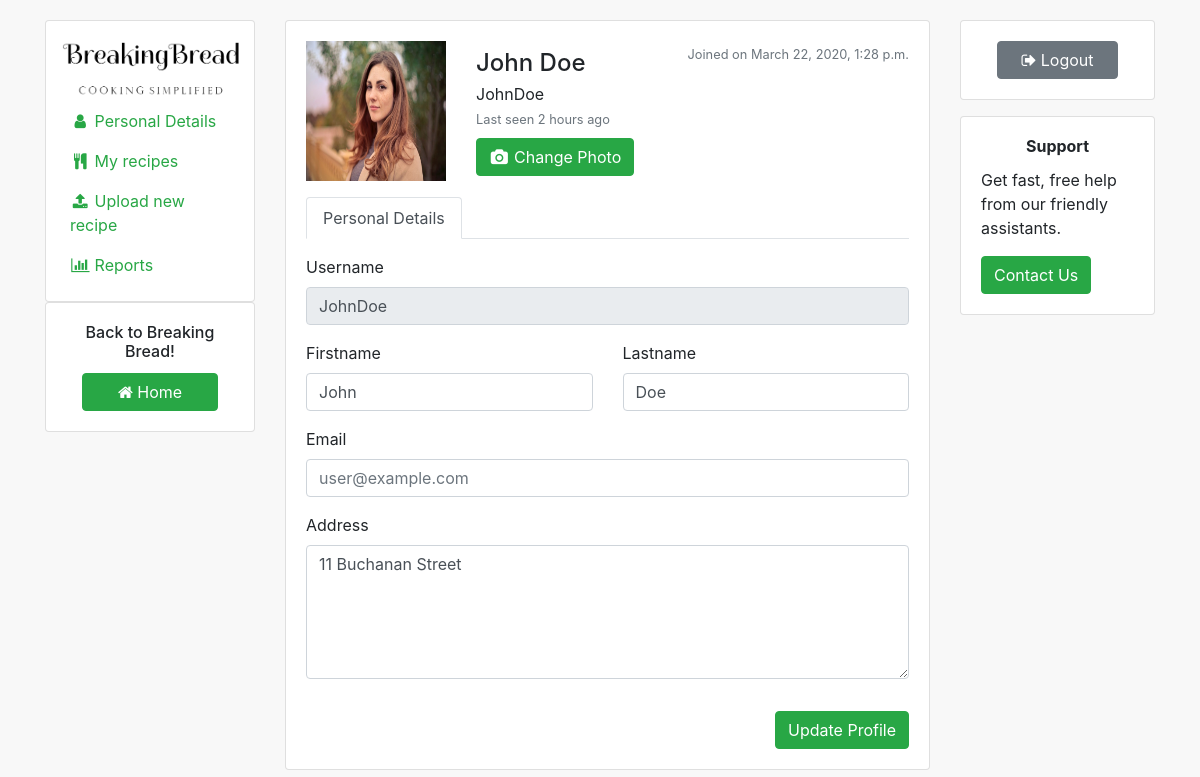
Page /breakingbread/my-details/ (signed in) on the committed database.
### breakingbread/models.py (models this page shows, shortened)
class UserProfile(models.Model):
    user=models.OneToOneField(User,on_delete=models.CASCADE)
    usertype=models.IntegerField(default=0)
    address=models.CharField(max_length=300,blank=True)
    address_hidden = models.BooleanField(default=False)
    picture=models.ImageField(upload_to='profile_images',blank=True)

### breakingbread/views.py (the view, shortened to what this page needs)
# urls.py: path('my-details/',views.user_details,name="details"),
@login_required
def user_details(request) :
    context_dict= {}
    updateSuccess = False
    current_profile = []
    try:
       current_profile = UserProfile.objects.get(user=request.user)
    except UserProfile.DoesNotExist:
        new_profile = { 'user': request.user,
                'usertype': 0,
                'address': '',
                'picture': ''
                }
        user = UserProfile.objects.get_or_create(user = new_profile['user'])[0]
        user.usertype = new_profile['usertype']
        user.address = new_profile['address']
        user.picture = new_profile['picture']
        user.save()
        current_profile = UserProfile.objects.get(user=request.user)
    context_dict = {"profile" : current_profile, "updateSuccess" : updateSuccess}
    return render(request, 'breakingbread/user-details.html',context=context_dict)

### templates/breakingbread/user-details.html (shortened to what this page needs)
{% load staticfiles %}
<!DOCTYPE html>
<html lang="en">
<head>
    <link href="http://netdna.bootstrapcdn.com/bootstrap/4.1.1/css/bootstrap.min.css" rel="stylesheet">
    <link href="https://maxcdn.bootstrapcdn.com/font-awesome/4.3.0/css/font-awesome.min.css" rel="stylesheet">
</head>
  <body>
    <div class="container">
    <div class="row flex-lg-nowrap">
      <div class="col-12 col-lg-auto mb-3" style="width: 240px;">
        <div class="card p-3">
          <a class="nav-brand" href="{% url 'breakingbread:index' %}">
            <img src="{% static 'images/core-img/bb_logo.png' %}" alt="">
          </a>
          <div class="e-navlist e-navlist--active-bg">
            <ul class="nav">
              <li class="nav-item"><a class="nav-link px-2 active" href="javascript:showDetails();"><i class="fa fa-fw fa-user mr-1"></i><span>Personal Details</span></a></li>
              <li class="nav-item"><a class="nav-link px-2" href="../recipes/{{ user }}/"><i class="fa fa-fw fa-cutlery mr-1"></i><span>My recipes</span></a></li>
              <li class="nav-item"><a class="nav-link px-2" href="javascript:uploadNewRecipe()"><i class="fa fa-fw fa fa-upload mr-1"></i><span>Upload new recipe</span></a></li>
              <li class="nav-item"><a class="nav-link px-2" href="javascript:showMyReports();"><i class="fa fa-fw fa fa-bar-chart mr-1"></i><span>Reports</span></a></li>
            </ul>
          </div>
        </div>
        <div class="card mb-3">
            <div class="card-body">
              <h6 class="card-title">Back to Breaking Bread!</h6>
              <div class="px-xl-3">
                <button class="btn btn-block btn-success" onclick="navigateToHomePage()">
                  <i class="fa fa-home"></i>
                  <span>Home</span>
                </button>
              </div>
            </div>
          </div>
      </div>
      <div class="col">
        <div class="row">
          <div class="col mb-3">
            <div class="card">
              <div class="card-body">
                <div class="e-profile">
                  <form class="form-detail" method="post" action="{% url 'breakingbread:details' %}" enctype="multipart/form-data">
                    <div class="row">
                      <div class="col-12 col-sm-auto mb-3">
                        <div class="mx-auto" style="width: 140px;">
                          <div class="d-flex justify-content-center align-items-center rounded" style="height: 140px; background-color: rgb(233, 236, 239);">
                              <img src="{{ MEDIA_URL }}{{ profile.picture }}" id="profilepic" class="profilepic" name="picture" height="140px" width="140px">
                          </div>
                        </div>
                      </div>
                      <div class="col d-flex flex-column flex-sm-row justify-content-between mb-3">
                        <div class="text-center text-sm-left mb-2 mb-sm-0">
                          <h4 class="pt-sm-2 pb-1 mb-0 text-nowrap">{{ user.first_name }} {{user.last_name }}</h4>
                          <p class="mb-0">{{ user.username }}</p>
                          <div class="text-muted"><small>Last seen 2 hours ago</small></div>
                          <div class="mt-2">
                            <button class="btn btn-success" type="button" onclick="openDialog()">
                              <i class="fa fa-fw fa-camera"></i>
                              <span>Change Photo</span>
                            </button>
                          </div>
                        </div>
                        <div class="text-center text-sm-right">
                          <div class="text-muted"><small>Joined on {{user.date_joined}}</small></div>
                        </div>
                      </div>
                    </div>
                    <ul class="nav nav-tabs">
                      <li class="nav-item"><a href="" class="active nav-link" id="formTitle">Personal Details</a></li>
                    </ul>
                    <div class="tab-content pt-3 info myDetails">
                        <div class="tab-pane active">
                        <form class="form" novalidate="">
                          <div class="row">
                            <div class="col">
                              <div class="row">
                                <div class="col">
                                  <div class="form-group">
                                    <label>Username</label>
                                    <input class="form-control" name="username" value="{{ user.username }}" type="text" placeholder="user@example.com" readonly>
                                  </div>
                                </div>
                              </div>
                              <div class="row">
                                <div class="col">
                                  <div class="form-group">
                                    <label>Firstname</label>
                                    <input class="form-control" type="text" value="{{ user.first_name }}" name="firstname" placeholder="John Smith" value="John Smith">
                                  </div>
                                </div>
                                <div class="col">
                                  <div class="form-group">
                                    <label>Lastname</label>
                                    <input class="form-control" type="text" name="lastname" value="{{ user.last_name }}" placeholder="johnny.s" value="johnny.s">
                                  </div>
                                </div>
                              </div>
                              <div class="row">
                                <div class="col">
                                  <div class="form-group">
                                    <label>Email</label>
                                    <input class="form-control" type="text" value="{{ user.email }}" name="email"  placeholder="user@example.com">
                                  </div>
                                </div>
                              </div>
                              <div class="row">
                                <div class="col mb-3">
                                  <div class="form-group">
                                    <label>Address</label>
                                    <textarea class="form-control" rows="5" name="address" placeholder="Address">{{ profile.address }}</textarea>
                                  </div>
                                </div>
                              </div>
                            </div>
                          </div>
                          <div class="row">
                            <div class="col d-flex justify-content-end">
                              <button class="btn btn-success" type="submit">Update Profile</button>
                            </div>
                          </div>
                        </form>
                      </div>
                      </form>
                    </div>
                </div>
              </div>
            </div>
          </div>
          <div class="col-12 col-md-3 mb-3">
            <div class="card mb-3">
                <div class="card-body">
                  <div class="px-xl-3">
                    <form action="{% url 'breakingbread:logout' %}" method="get">
                      <button class="btn btn-block btn-secondary" type="submit">
                        <i class="fa fa-sign-out"></i>
                        <span>Logout</span>
                      </button>
                    </form>
                  </div>
                </div>
              </div>
            <div class="card">
              <div class="card-body">
                <h6 class="card-title font-weight-bold">Support</h6>
                <p class="card-text">Get fast, free help from our friendly assistants.</p>
                <button type="button" class="btn btn-success">Contact Us</button>
              </div>
            </div>
          </div>
        </div>
      </div>
    </div>
  </body>
</html>

### templates/breakingbread/user-details.html (style rules this page uses)
body { margin-top:20px; background:#f8f8f8 }
.px-2 { color:#28a745; }
h6 { text-align: center; }
.nav-brand img { max-width: 180px; }

### rows in the picture
UserProfile: picture (picture), address "11 Buchanan Street"

### other values in the picture
{{ user.first_name }} "John"
{{ user.last_name }} "Doe"
{{ user.username }} "JohnDoe"
{{ user.date_joined }} "March 22, 2020, 1:28 p.m."
